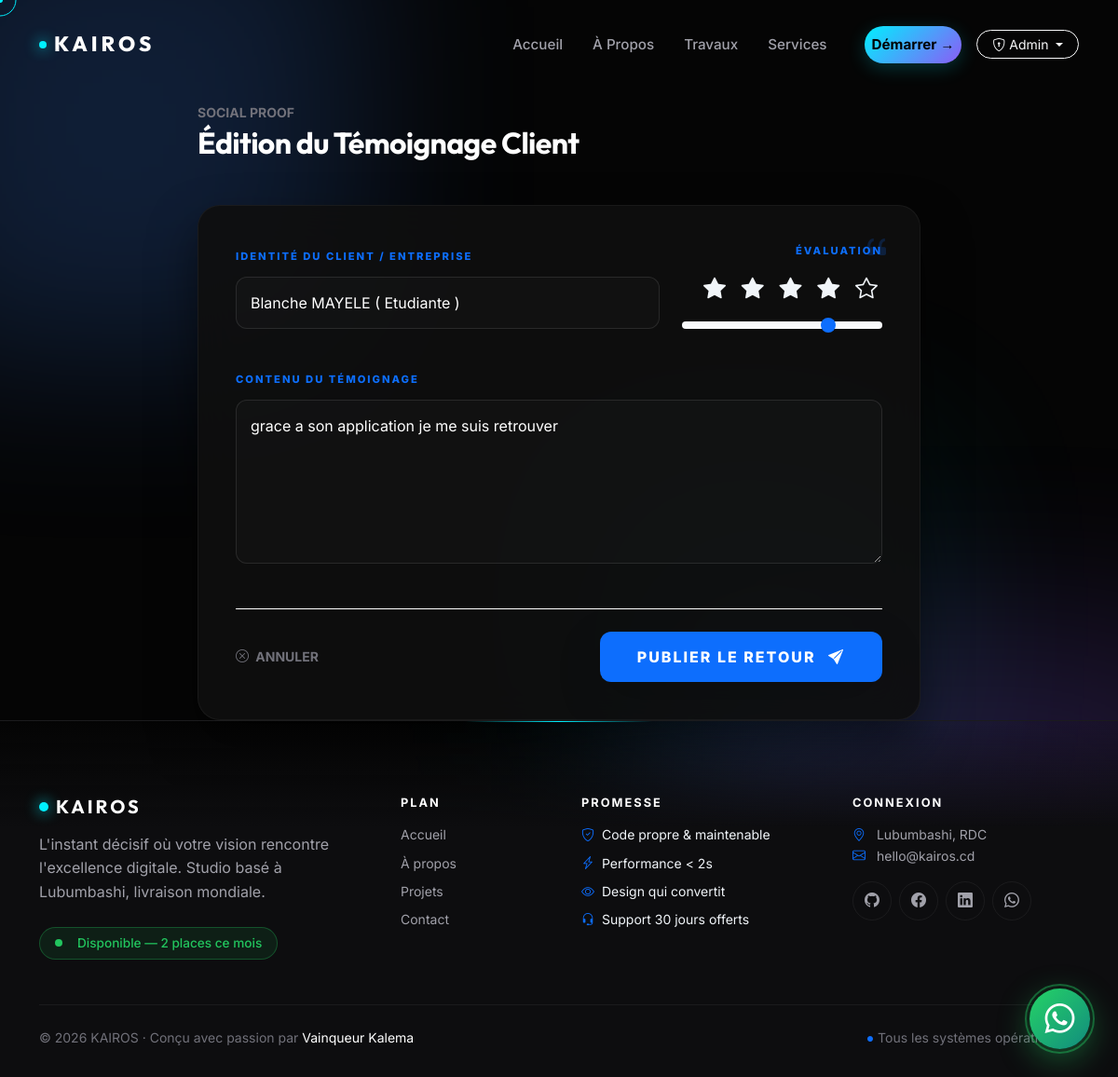
The page /admin/testimonials/edit/2 (signed in) on the database its author committed.
### app/models.py (models this page shows)
class Testimonial(db.Model):
    id = db.Column(db.Integer, primary_key=True)
    client_name = db.Column(db.String(100), nullable=False)
    message = db.Column(db.Text, nullable=False)
    rating = db.Column(db.Integer)

### app/admin/route.py (the view, shortened to what this page needs)
@bp.route('/testimonials/edit/<int:id>', methods=['GET', 'POST'])
@login_required
@admin_required
def testimonial_edit(id):
    testimonial = Testimonial.query.get_or_404(id)
    return render_template('admin/testimonial_form.html', testimonial=testimonial)

### app/admin/route.py (called while the page is built)
def admin_required(f):
    @wraps(f)
    def decorated(*args, **kwargs):
        if not current_user.is_authenticated or not current_user.is_admin:
            flash('Accès réservé aux administrateurs.', 'danger')
            return redirect(url_for('auth.login'))
        return f(*args, **kwargs)
    return decorated

### app/templates/admin/testimonial_form.html (shortened to what this page needs)
{% extends 'base.html' %}
{% block content %}
<div class="container mt-2 fade-up" style="max-width: 800px;">
    <div class="mb-5">
        <span class="text-muted small text-uppercase fw-bold letter-spacing-2">Social Proof</span>
        <h2 class="text-white fw-bold m-0">{{ 'Édition du' if testimonial else 'Nouveau' }} Témoignage Client</h2>
    </div>
    <div class="testimonial-editor-card position-relative">
        <i class="bi bi-quote quote-icon"></i>
        <form method="POST">
            <div class="row">
                <div class="col-md-8 mb-4">
                    <label class="form-label">Identité du Client / Entreprise</label>
                    <input type="text" name="client_name" class="form-control"
                           placeholder="ex: Jean Dupont - CEO Jason Sendwe"
                           value="{{ testimonial.client_name if testimonial else '' }}" required>
                </div>
                <div class="col-md-4 mb-4 text-md-end">
                    <label class="form-label d-block">Évaluation</label>
                    <div class="rating-display mt-1" id="starPreview">
                        {% set rating = testimonial.rating|int if testimonial else 5 %}
                        {% for i in range(5) %}
                            <i class="bi {{ 'bi-star-fill' if i < rating else 'bi-star' }}"></i>
                        {% endfor %}
                    </div>
                    <input type="range" name="rating" id="ratingInput" class="form-range mt-2"
                           min="1" max="5" step="1" value="{{ rating }}">
                </div>
            </div>
            <div class="mb-4">
                <label class="form-label">Contenu du Témoignage</label>
                <textarea name="message" class="form-control" rows="6"
                          placeholder="Saisissez ici le retour d'expérience du client..." required>{{ testimonial.message if testimonial else '' }}</textarea>
            </div>
            <div class="d-flex justify-content-between align-items-center mt-5 pt-4 border-top border-white border-opacity-5">
                <a href="{{ url_for('admin.testimonials') }}" class="text-muted text-decoration-none small fw-bold">
                    <i class="bi bi-x-circle me-1"></i> ANNULER
                </a>
                <button type="submit" class="btn btn-save-testimonial shadow-lg">
                    PUBLIER LE RETOUR <i class="bi bi-send-fill ms-2"></i>
                </button>
            </div>
        </form>
    </div>
</div>
{% endblock %}

### app/static/css/style.css (style rules this page uses)
:root { --primary: #0d6efd; --primary-glow: rgba(13, 110, 253, 0.25); --dark-bg: #0f172a; --card-bg: rgba(255, 255, 255, 0.03); --border-color: rgba(255, 255, 255, 0.1); --text-main: #f1f5f9; --text-muted: #94a3b8; --success: #10b981; }
body { font-family: 'Inter', sans-serif; color: var(--text-main); background-color: var(--dark-bg); overflow-x: hidden; line-height: 1.6; }
p, li, label, span, div:not(.vscode-footer) { color: var(--text-main); }
h1, h2, h3, h4, h5, h6, .h1, .h2, .h3, .h4, .h5, .h6 { color: #ffffff !important; font-weight: 700; }
.text-muted { color: var(--text-muted) !important; }

### app/templates/base.html (style rules this page uses)
:root { --primary: #00f0ff; --primary-dark: #3b82f6; --accent: #8b5cf6; --gold: #d4af37; --dark-bg: #050505; --surface: #0d0d0f; --surface-2: #141417; --glass: rgba(13, 13, 15, 0.75); --text-muted: #71717a; --text-soft: #a1a1aa; --border-soft: rgba(255, 255, 255, 0.06); --border-hover: rgba(0, 240, 255, 0.3); }
* { -webkit-tap-highlight-color: transparent; }
html { scroll-behavior: smooth; }
body { background-color: var(--dark-bg); color: #ffffff; font-family: 'Inter', sans-serif; overflow-x: hidden; -webkit-font-smoothing: antialiased; cursor: none; }
h1, h2, h3, h4, h5, .navbar-brand, .display-huge { font-family: 'Outfit', sans-serif; letter-spacing: -0.02em; }

### app/templates/admin/testimonial_form.html (style rules this page uses)
body { padding-top: 100px; background-color: #050505 !important; color: #f0f0f0; }
.testimonial-editor-card { background: rgba(15, 15, 15, 0.9); border: 1px solid rgba(255, 255, 255, 0.05); border-radius: 24px; padding: 40px; backdrop-filter: blur(20px); box-shadow: 0 25px 50px rgba(0,0,0,0.5); }
.form-label { color: #0d6efd; text-transform: uppercase; font-size: 0.7rem; font-weight: 800; letter-spacing: 2px; margin-bottom: 12px; }
.form-control { background: rgba(255, 255, 255, 0.02) !important; border: 1px solid rgba(255, 255, 255, 0.1) !important; border-radius: 12px !important; color: white !important; padding: 15px; transition: all 0.3s ease; }
.quote-icon { font-size: 2rem; color: rgba(13, 110, 253, 0.2); position: absolute; top: 20px; right: 30px; }
.rating-display { font-size: 1.5rem; color: #ffc107; letter-spacing: 5px; }
.btn-save-testimonial { background: #0d6efd; border: none; color: white; font-weight: 800; text-transform: uppercase; letter-spacing: 2px; padding: 15px 40px; border-radius: 12px; transition: 0.4s; }

### rows shown on the page
Testimonial: client_name "Blanche MAYELE ( Etudiante )", rating 4 (drawn), message "grace a son application je me suis retrouver"

### other values the page prints
{{ 'Édition du' if testimonial else 'Nouveau' }} "Édition du"
